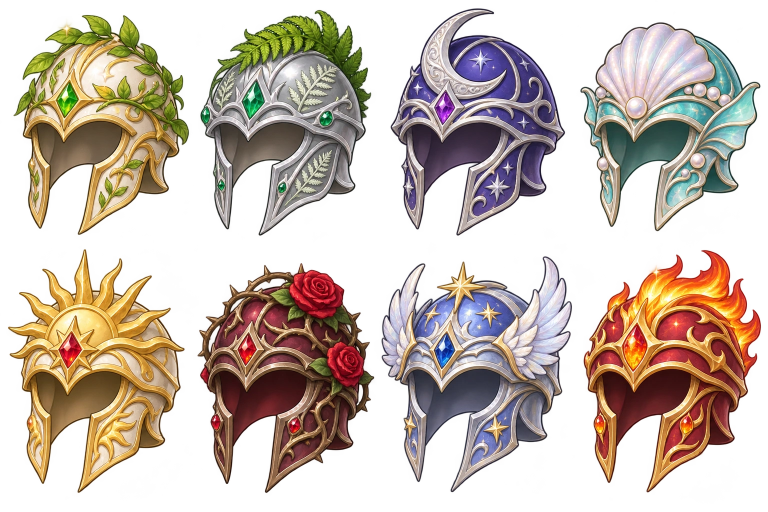
#> input picture wings-of-wonder/scripts/art-source/gear/helms.webp, 1536 x 1024 px, found by its file name (shown at 1/2 size)
$ python build-gear-helms.py
#> lines starting #> are read from the running program, lines starting #| are printed output that depends on the picture; after the words box and inside, x2 and y2 are one past the last pixel; in counts of white or black regions, pixels touching at a corner belong together
#!/usr/bin/env python3
"""Head-slot equipment art: eight helmets, one per art tier (the slot id stays `crown` for save compatibility).

The source sheet scripts/art-source/gear/helms.webp is 4 x 2 in tier order (Dewlight, Fernsilver, Moonveil, Tideglass,
Sunforge, Emberthorn, Starfall, Dawnfire). Cell edges are moved to the nearest empty column or row, so wings and
crests that reach over the nominal grid line are not clipped. Output: src/assets/generated/gear-crown-t<n>.webp
(192 px) and the build-time AVIF copy in scripts/hosting-art.

    python3 scripts/build-gear-helms.py
"""
from pathlib import Path
from PIL import Image
import numpy as np

SRC = Path('scripts/art-source/gear/helms.webp'); OUT = Path('src/assets/generated'); HOST = Path('scripts/hosting-art'); SIZE = 192
a = np.array(Image.open(SRC).convert('RGBA')); a[..., 3] = np.where(a[..., 3] < 60, 0, a[..., 3]); a[a[..., 3] == 0] = 0
#> further down, a is the input picture: shape (1024, 1536, 4); mean R, G, B, A 134.9, 112.2, 89.9, 127.1
#> after `a[..., 3] = np.where(a[..., 3] < 60, 0, a[..., 3])`:
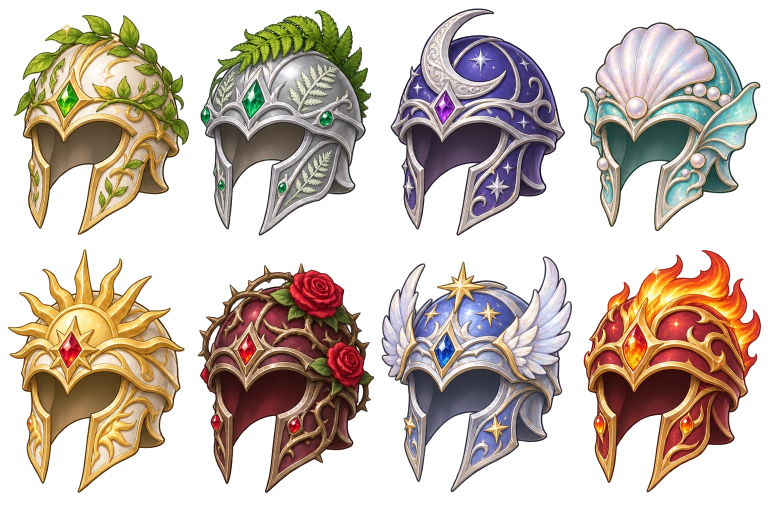
#> a: shape (1024, 1536, 4) (shown at 1/2 size); 8.67% of pixels changed, all inside (x1, y1, x2, y2) = (0, 0, 1535, 1024); transparent parts drawn white
h, w = a.shape[:2]
#> h = 1024; w = 1536

def gap(filled, near, reach):
    """Index of the empty line closest to `near` (within `reach`), or `near` itself when the shapes touch."""
#> called with filled = array of shape (1024,), near = 512, reach = 128
    for d in range(reach):
        for i in (near-d, near+d):
            if 0 <= i < len(filled) and not filled[i]: return i
    return near

rows = [0, gap(a[..., 3].any(axis=1), h//2, h//8), h]
#> rows = [0, 497, 1024]
for n in range(8):
    top, bottom = rows[n//4], rows[n//4+1]; band = a[top:bottom]; filled = band[..., 3].any(axis=0); c = n % 4
    left = 0 if c == 0 else gap(filled, c*w//4, w//16); right = w if c == 3 else gap(filled, (c+1)*w//4, w//16)
    cut = Image.fromarray(band[:, left:right]); cut = cut.crop(cut.getbbox()); cut.thumbnail((SIZE-8, SIZE-8), Image.Resampling.LANCZOS)
    tile = Image.new('RGBA', (SIZE, SIZE)); tile.alpha_composite(cut, ((SIZE-cut.width)//2, (SIZE-cut.height)//2))
    tile.save(OUT/f'gear-crown-t{n+1}.webp', quality=90, method=6); tile.save(HOST/f'gear-crown-t{n+1}.avif', quality=60)
#> (the run stopped early here; a loop or call above may not have finished)

$ run again, with wings-of-wonder/scripts/art-source/gear/bow.webp copied over wings-of-wonder/scripts/art-source/gear/helms.webp
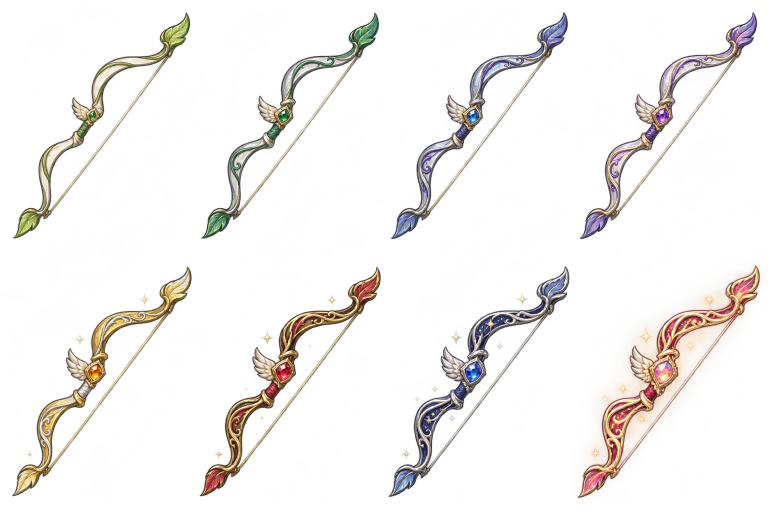
#> input picture wings-of-wonder/scripts/art-source/gear/bow.webp, 1536 x 1024 px, found by its file name (shown at 1/2 size)
#> a is the input picture: shape (1024, 1536, 4); mean R, G, B, A 96.7, 87, 76.3, 30.4
#> rows = [0, 512, 1024]
